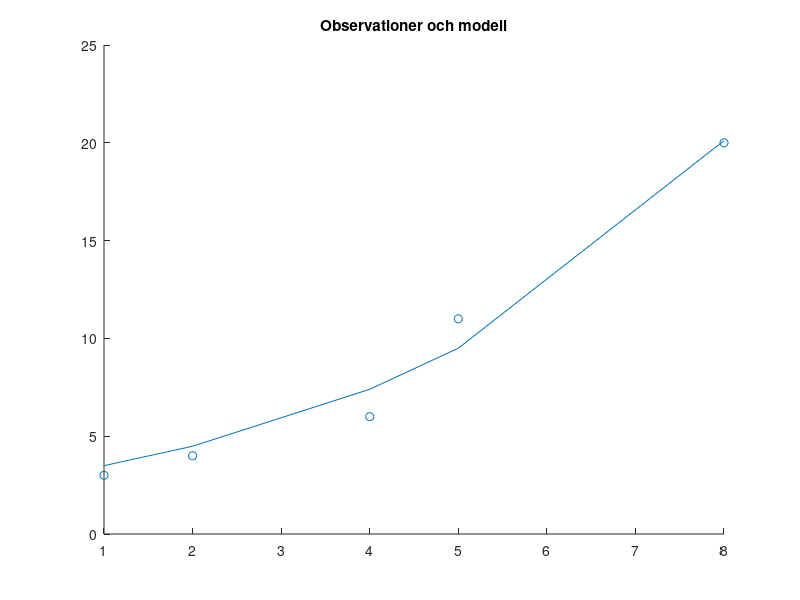

Write MATLAB code to recreate this figure.
function [ ] = GaussNewton ()

   t = [1, 2, 4, 5, 8];
   y = [3, 4, 6, 11, 20];
   
   g = @(x) [ (x(1)*exp(x(2)*t(1))-y(1)), (x(1)*exp(x(2)*t(2))-y(2)), (x(1)*exp(x(2)*t(3))-y(3)), (x(1)*exp(x(2)*t(4))-y(4)), (x(1)*exp(x(2)*t(5))-y(5))]';

    function [grads] = gradg (x)
       grads = zeros(2,5); 
       for i=1:5
           grads(1,i) = exp(t(i)*x(2));
           grads(2,i) = t(i)*x(1)*exp(t(i)*x(1));
       end
    end
   x0 = [2.5, 0.25]';
    
   x = x0;
   for i=1:15
       disp(x);
      x = x-(gradg(x)*gradg(x)' ) \ (gradg(x)*g(x));
   end
   Res = zeros(1,5);
   for i=1:5
       Res(i) = x(1)*exp(x(2)*t(i));
   end
   scatter(t,y);
   hold on;
   
   plot(t, Res);
   title('Observationer och modell'); 
   disp("optimum"); disp(0.5*g(x)'*g(x));
   disp(x);
   f = @(x) 0.5*g(x)'*g(x);
   fminunc(f,x0)
end